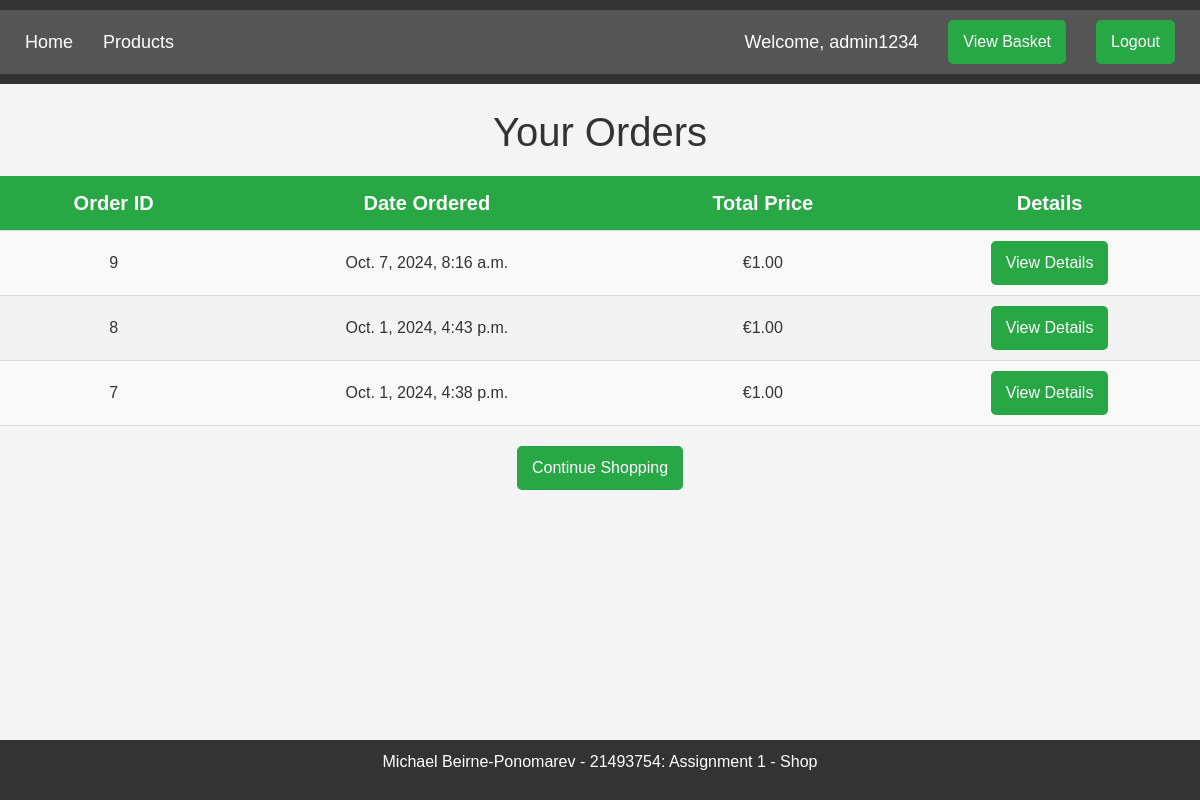
The app's page /orders/ (signed in), older data.
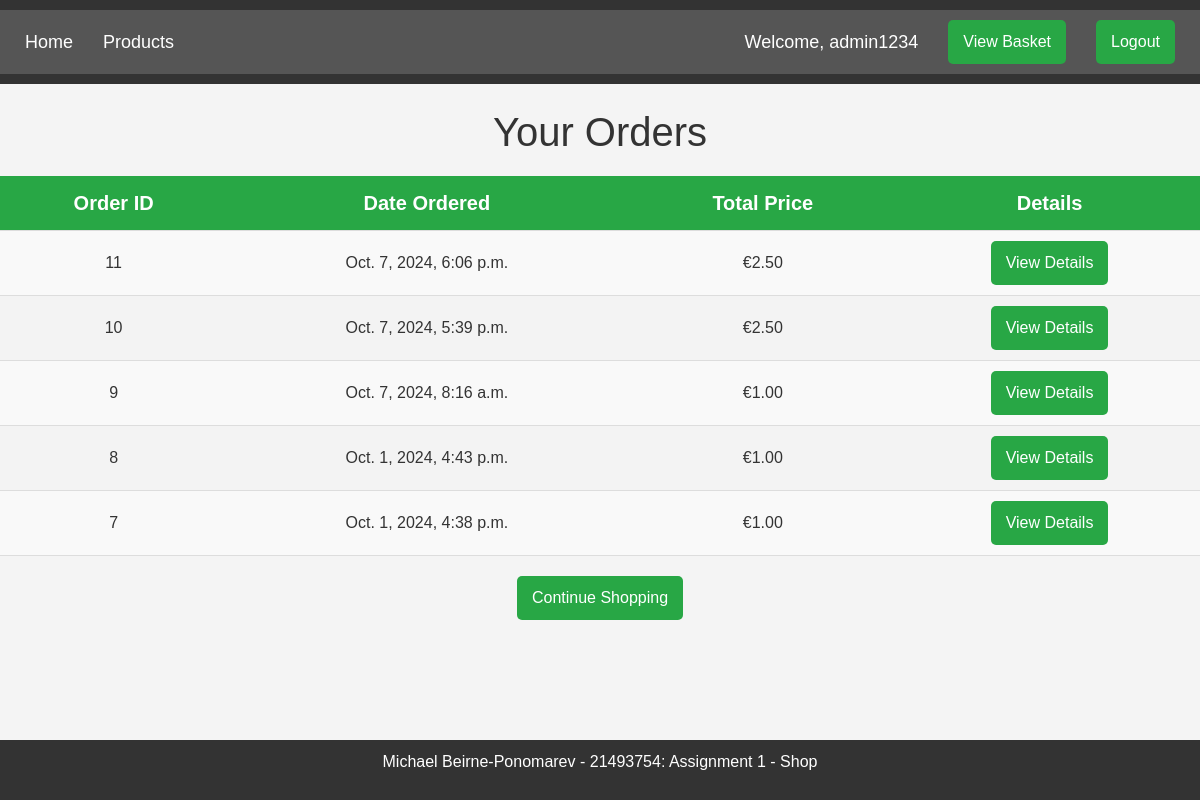
The same page, newer data.
### mikeshop/models.py (models this page shows)
class Order(models.Model):
    id = models.AutoField(primary_key=True)
    date_ordered = models.DateTimeField(auto_now_add=True)
    basket_id = models.ForeignKey(Basket, on_delete=models.CASCADE)
    user_id = models.ForeignKey(User, on_delete=models.CASCADE)
    total_price = models.DecimalField(max_digits=6, decimal_places=2, default=0.0)

### mikeshop/views.py (the view)
# urls.py: path('orders/', views.view_orders, name='view_orders'),
@login_required
def view_orders(request):
    orders = Order.objects.filter(user_id=request.user).order_by('-date_ordered')
    return render(request, 'view_orders.html', {'orders': orders})

### mikeshop/templates/view_orders.html (shortened to what this page needs)
{% extends 'base.html' %}
{% block content %}
<br>
<div class="center">
<h1>Your Orders</h1>
</div>
{% if orders %}
    <table>
        <tr>
            <th>Order ID</th>
            <th>Date Ordered</th>
            <th>Total Price</th>
            <th>Details</th>
        </tr>
        {% for order in orders %}
        <tr>
            <td>{{ order.id }}</td>
            <td>{{ order.date_ordered }}</td>
            <td>€{{ order.total_price }}</td>
            <td><a href="{% url 'order_confirmation' order.id %}" class="btn btn-primary">View Details</a></td>
        </tr>
        {% endfor %}
    </table>
{% else %}
    <p>You have no completed orders.</p>
{% endif %}
<div class="center">
<a href="{% url 'products' %}" class="btn btn-primary">Continue Shopping</a>
</div>
{% endblock %}

Row changes from the older to the newer data that the page shows:
added Order: id "11", date_ordered "Oct. 7, 2024, 6:06 p.m.", total_price "2.50"
added Order: id "10", date_ordered "Oct. 7, 2024, 5:39 p.m.", total_price "2.50"
